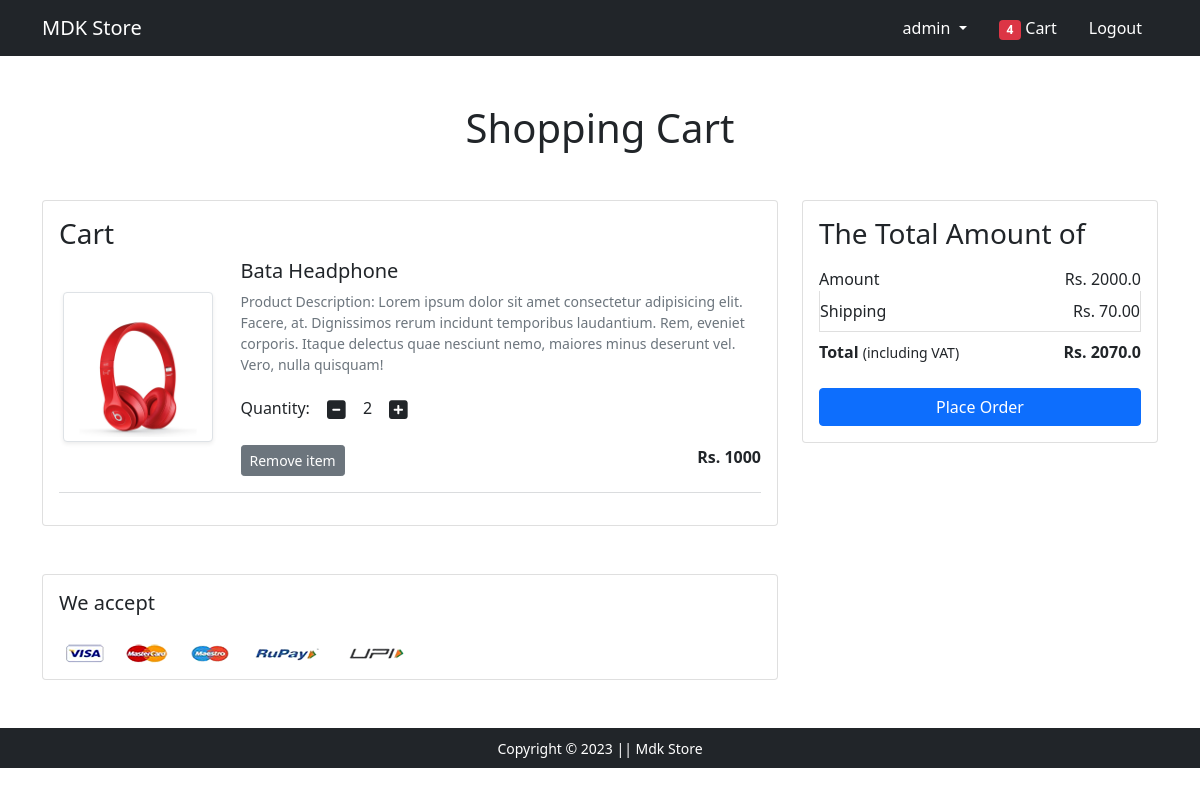
The app's page /cart/ (signed in) with its own data.
### app/models.py (models this page shows, shortened)
class Cart(models.Model):
    user=models.ForeignKey(User, on_delete=models.CASCADE , related_name='user_cart')
    Item=models.ForeignKey(AllProducts, on_delete=models.CASCADE)
    Quantity=models.IntegerField(default=1)

class AllProducts(models.Model):
    title=models.CharField(max_length=200)
    desc=models.CharField(max_length=400)
    img=models.ImageField(upload_to='imgs')
    stock=models.IntegerField()
    available=models.BooleanField()
    price=models.IntegerField()

### app/views.py (the view)
# urls.py: path('cart/', views.show_cart , name='cart'),
@login_required(login_url='login')
def show_cart(request):
    if request.user.is_authenticated:
        user=request.user
        cart=Cart.objects.filter(user=user)
        amount=0.00
        shipping_amount=70.0
        total_amount=0.0
        cart_product=[p for p in Cart.objects.all() if p.user==user]
        if cart_product:
            for p in cart_product:
                temp_amount=(p.Quantity*p.Item.price)
                amount +=temp_amount
                total_amount=amount+shipping_amount
                print(temp_amount)
            context={
                'carts':cart,
                'tempamount':temp_amount,
                'amount':amount,
                'total_amount':total_amount,
            }
            return render(request, 'app/addtocart.html' , context)
        else:
            return render(request, 'app/emptycart.html')

### app/templates/app/addtocart.html (shortened to what this page needs)
{% extends 'app/base.html' %}
{% load static %}
{% block main-content %}
<div class="container my-5">
 <div class="row">
  <h1 class="text-center mb-5">Shopping Cart</h1>
  <div class="col-sm-8">
  <div class="card">
   <div class="card-body">
    <h3>Cart</h3>
    {% for cart in carts %}
    <div class="row">
     <div class="col-sm-3 text-center align-self-center"><img src="{{cart.Item.img.url}}" alt="" srcset="" class="img-fluid img-thumbnail shadow-sm" height="150" width="150"> </div>
     <div class="col-sm-9">
      <div>
       <h5>{{cart.Item.title}}</h5>
       <p class="mb-2 text-muted small">{{cart.Item.desc}}</p>
       <div class="my-3">
        <label for="quantity">Quantity:</label>
        <a class="minus-cart btn" pid="{{cart.Item.id}}"><i class="fas fa-minus-square fa-lg"></i></a>
          <span id="quantity">{{cart.Quantity}}</span>
        <a class="plus-cart btn" pid="{{cart.Item.id}}"><i class="fas fa-plus-square fa-lg"></i></a>
       </div>
       <div class="d-flex justify-content-between">
        <a href="#" class="btn btn-sm btn-secondary mr-3 remove" pid="{{cart.Item.id}}">Remove item </a>
        <p class="mb-0"><span><strong id="itemPrice">Rs. {{cart.Item.price}}</strong></span></p>
       </div>
      </div>
     </div>
    </div>
    <hr class="text-muted">
    {% endfor %}
   </div>
   </div>
  </div>
  <div class="col-sm-4">
   <div class="card">
    <div class="card-body">
      <h3>The Total Amount of</h3>
      <ul class="list-group">
       <li class="list-group-item d-flex justify-content-between align-items-center border-0 px-0 pb-0">Amount<span id="am">Rs. {{amount}}</span></li>
       <li class="list-group-item d-flex justify-content-between align-items-center px-0">Shipping<span>Rs. 70.00</span></li>
       <li class="list-group-item d-flex justify-content-between align-items-center border-0 px-0 mb-3">
        <div>
           <strong>Total</strong> <small>(including VAT)</small>
         </div>
         <span><strong id="tm">Rs. {{total_amount}}</strong></span>
       </li>
      </ul>
      <div class="d-grid"><a href="{% url 'checkout' %}" class="btn btn-primary">Place Order</a></div>
    </div>
   </div>
  </div>
 </div>
</div>
<div class="container">
 <div class="row">
  <div class="col-sm-8">
   <div class="card">
    <div class="card-body">
      <h5 class="mb-4">We accept</h5>
      <img src="{% static 'app/images/payment.png' %}" alt="" class="img-fluid">
    </div>
  </div>
  </div>
 </div>
</div>
{% endblock main-content %}

### app/templates/app/base.html (shortened to what this page needs)
<!doctype html>
{% load static %}
<html lang="en">
  <head>
    <link href="https://cdn.jsdelivr.net/npm/bootstrap@5.0.0-beta1/dist/css/bootstrap.min.css" rel="stylesheet">
    <link rel="stylesheet" href="{% static 'app/css/owl.carousel.min.css' %}">
    <link rel="stylesheet" href="{% static 'app/css/all.min.css' %}">
    <link rel="stylesheet" href="{% static 'app/css/style.css' %}">
  </head>
  <body>
    <nav class="navbar navbar-expand-lg navbar-dark bg-dark">
     <div class="container">
       <a class="navbar-brand" href="/">MDK Store</a>
       <div class="collapse navbar-collapse" id="navbarSupportedContent">
         <div>
          <ul class="navbar-nav me-auto mb-2 mb-lg-0">
           <li class="nav-item dropdown mx-2">
              <a class="nav-link dropdown-toggle text-white" href="#" id="profileDropdown" role="button" data-bs-toggle="dropdown" aria-expanded="false">
                {% if request.user %}
                {{request.user}}
                {% else %}
                <p>No user</p>
                {% endif %}
              </a>
            </li>
            <li class="nav-item mx-2">
             <a href="{% url 'cart' %}" class="nav-link text-white"><span class="badge bg-danger">4</span> Cart </a>
            </li>
            {% if request.user.is_anonymous %}
            <li class="nav-item mx-2">
             <a href="{% url 'login' %}" class="nav-link text-white">Login</a>
            </li>
            <li class="nav-item mx-2">
             <a href="{% url 'customerregistration' %}" class="nav-link text-white">Registration</a>
            </li>
            {% else %}
            <li class="nav-item mx-2">
              <a href="{% url 'logout' %}" class="nav-link text-white">Logout</a>
             </li>
            {% endif %}
          </ul>
         </div>
       </div>
     </div>
    </nav>
    {% block main-content %} {% endblock main-content %}
    <footer class="container-fluid bg-dark text-center p-2 mt-5">
        <small class="text-white">Copyright &copy; 2023  || Mdk Store </small>
    </footer>
  </body>
</html>

### records on screen
Cart: Item.img (picture), Item "Bata Headphone", Item.desc "Product Description: Lorem ipsum dolor sit amet consectetur adipisicing elit. Facere, at. Dignissimos rerum incidunt temporibus laudantium. Rem, eveniet corporis. Itaque delectus quae nesciunt nemo, maiores minus deserunt vel. Vero, nulla quisquam!", Quantity "2", Item.price "1000"

### other values on screen
{{ request.user }} "admin"
{{ amount }} "2000.0"
{{ total_amount }} "2070.0"
